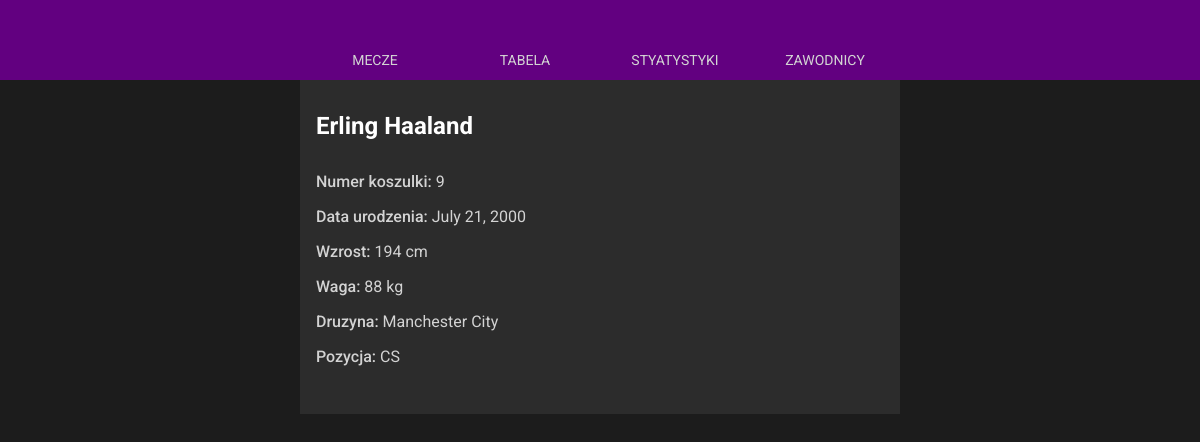
Screenshot of /player/1 with the database file from the repository.
### main/models.py (models this page shows, shortened)
class Player(models.Model):
    class PositionChoices(models.TextChoices):
        GK = 'GK'
        LB = 'LB'
        CB = 'CB'
        RB = 'RB'
        LM = 'LM'
        RM = 'RM'
        CM = 'CM'
        LS = 'LS'
        RS = 'RS'
        CS = 'CS'
        SUB = 'SUB'
    first_name = models.CharField(max_length=30)
    last_name = models.CharField(max_length=50)
    shirt_number = models.IntegerField()
    birth_date = models.DateField()
    height = models.IntegerField()
    weight = models.IntegerField()
    team = models.ForeignKey(Team, on_delete=models.CASCADE)
    position = models.CharField(max_length=3, choices=PositionChoices.choices, default="SUB")
    favourite = models.IntegerField(default=0)

class Team(models.Model):
    name = models.CharField(max_length=50)
    manager = models.CharField(max_length=100)
    owner = models.CharField(max_length=100)
    established = models.DateField()
    stadium = models.ForeignKey(Stadium, on_delete=models.CASCADE)

### main/views.py (the view)
# urls.py: path("player/<int:player_id>", views.player, name="player"),
def player(request, player_id):
    player = get_object_or_404(Player, pk=player_id)
    return render(request, "player.html", {"player": player})

### main/templates/player.html
{% extends "layout.html" %} {% block title %}Zawodnik{% endblock %} {% block body_content %}
<div class="player">
    <div class="player-container">
        <div class="player-container__name">{{player.first_name}} {{player.last_name}}</div>
        <div class="player-container__item">
            <span>Numer koszulki: </span>
            {{player.shirt_number}}
        </div>
        <div class="player-container__item">
            <span>Data urodzenia: </span>
            {{player.birth_date}}
        </div>
        <div class="player-container__item">
            <span>Wzrost: </span>
            {{player.height}} cm
        </div>
        <div class="player-container__item">
            <span>Waga: </span>
            {{player.weight}} kg
        </div>
        <div class="player-container__item">
            <span>Druzyna: </span>
            {{player.team.name}}
        </div>
        <div class="player-container__item">
            <span>Pozycja: </span>
            {{player.position}}
        </div>
    </div>
</div>
{% endblock %}

### static/css/style.css (style rules this page uses)
*, *::after, *::before { margin: 0; padding: 0; box-sizing: border-box; }
html, body { width: 100%; height: 100%; margin: 0; font-family: "Roboto", "sans-serif"; background: rgb(28, 28, 28); }

### static/css/player.css (style rules this page uses)
.player { width: 100%; display: flex; justify-content: center; }
.player-container { width: 100%; max-width: 600px; height: max-content; background: rgb(44, 44, 44); padding: 32px 16px; }
.player-container__name { font-size: 24px; font-weight: 700; color: white; margin-bottom: 32px; }
.player-container__item { font-size: 16px; font-weight: 400; color: lightgrey; margin-bottom: 16px; }
.player-container__item span { font-weight: 500; }

### rows the page displays
Player: first_name "Erling", last_name "Haaland", shirt_number "9", birth_date "July 21, 2000", height "194", weight "88", team.name "Manchester City", position "CS"
